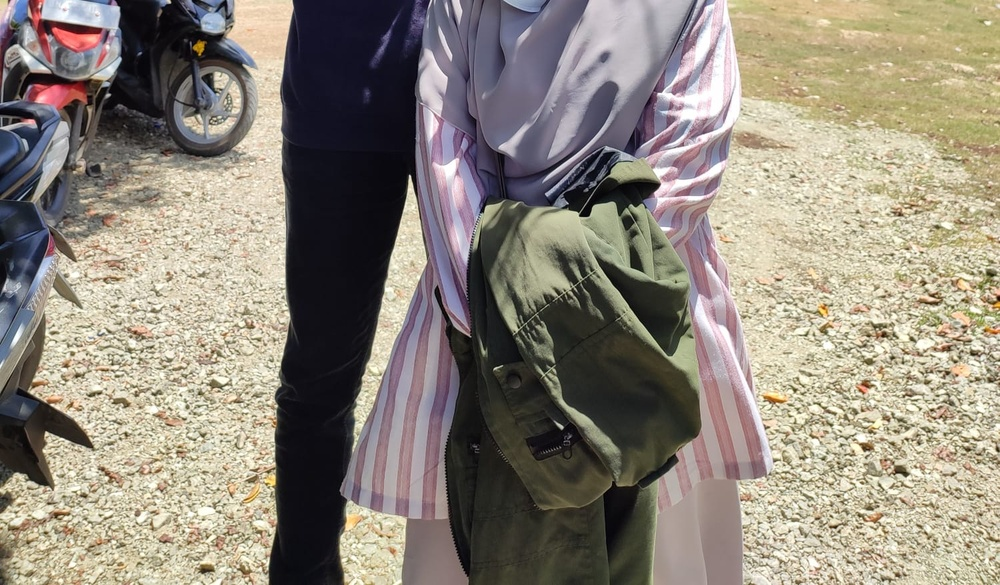
#> input picture tive.jpeg, 1000 x 585 px, shrunk from 1500 x 877 before the run
$ python TransformasiNegatif.py
#> lines starting #> are read from the running program, lines starting #| are printed output that depends on the picture
import cv2

img = cv2.imread("tive.jpeg", 0)
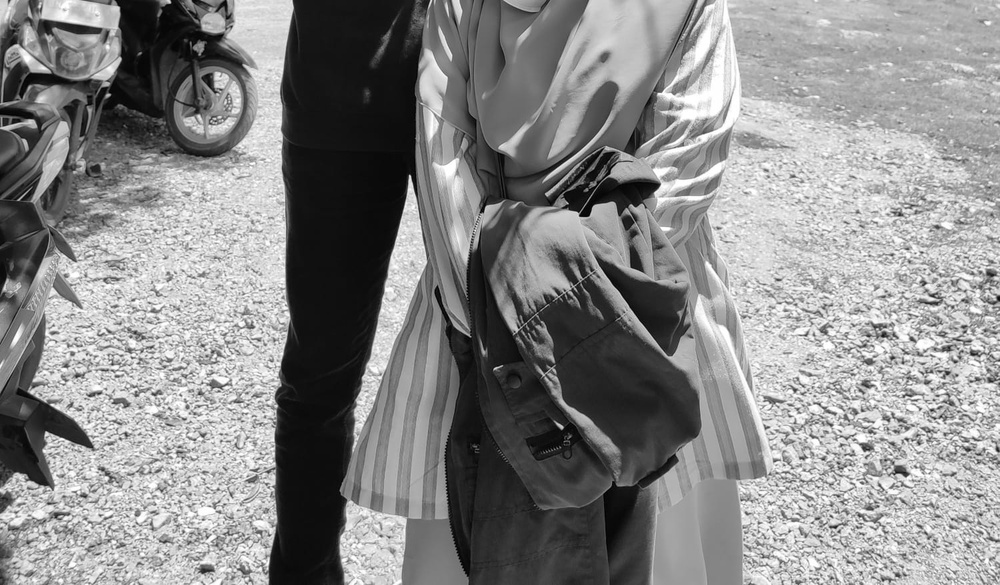
#> img: shape (585, 1000); min 0, max 255, mean 136.2

img_1 = 255 - img
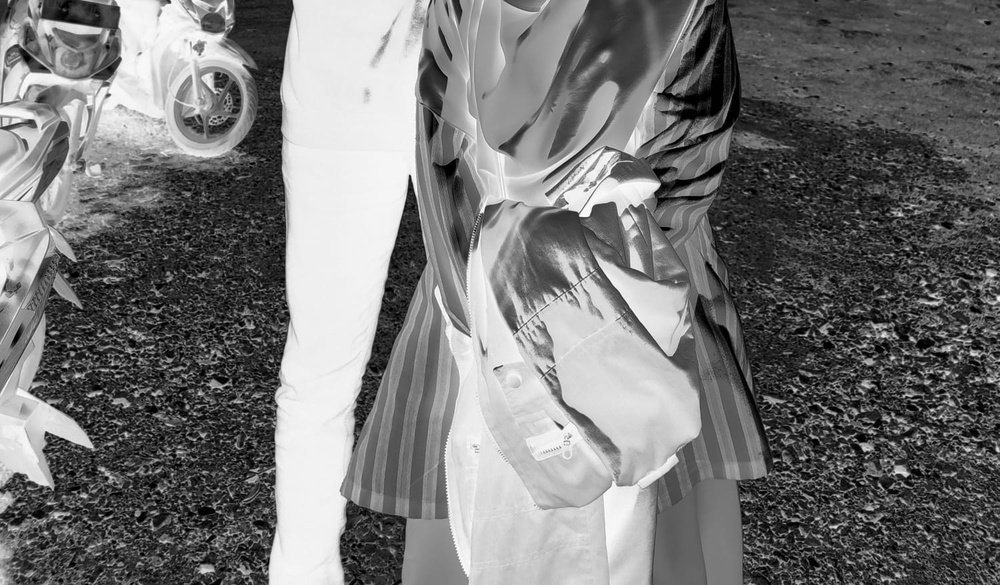
#> img_1: shape (585, 1000); min 0, max 255, mean 118.8

cv2.imshow("Original Image", img)
cv2.imshow("Image Negative", img_1)

cv2.waitKey(0)
cv2.destroyAllWindows()
